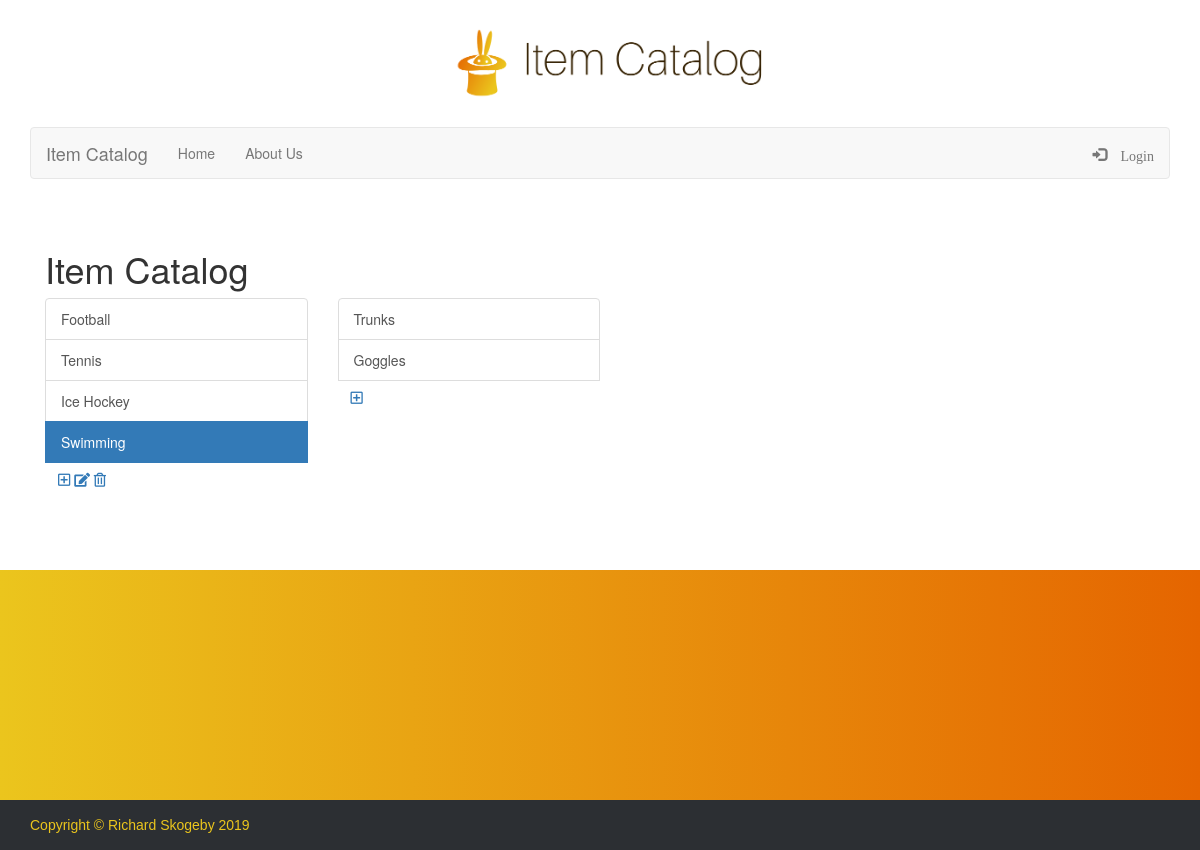
The app's page /category/4/ with its own data.
### item_catalog/models.py (models this page shows, shortened)
class Category(Base):
    __tablename__ = 'category'
    name = Column(String(80), nullable=False)
    id = Column(Integer, primary_key=True)
    user_id = Column(
        Integer, ForeignKey('user.id')
    )
    user = relationship(User)

class Item(Base):
    __tablename__ = 'item'
    name = Column(String(80), nullable=False)
    description = Column(String(800), nullable=False)
    category_id = Column(Integer, ForeignKey('category.id'))
    category = relationship(Category)
    id = Column(Integer, primary_key=True)
    user_id = Column(
        Integer, ForeignKey('user.id')
    )
    user = relationship(User)

### item_catalog/views.py (the view)
@app.route('/category/<int:categoryid>/')
def showCategory(categoryid):
    categories = session.query(Category).all()
    itemid = None
    items = session.query(Item).filter_by(category_id=categoryid).all()
    return render_template(
        'categorydisplay.html',
        categories=categories, categoryid=categoryid,
        items=items, itemid=itemid,
        login_session=login_session
    )

### item_catalog/templates/categorydisplay.html (shortened to what this page needs)
{% extends "index.html" %}
{% block snippet %}
<div class="col-lg-3">
    <div class="list-group">
        {% for item in items %}
        {% if categoryid != None and itemid != None and categoryid == item.category_id and itemid == item.id %}
        <a href="{{url_for('showItem', categoryid=item.category_id, itemid=item.id)}}" class="list-group-item active">{{item.name}}</a>
        {% else %}
        <a href="{{url_for('showItem', categoryid=item.category_id, itemid=item.id)}}" class="list-group-item">{{item.name}}</a>
        {% endif %}
        {% endfor %}
        <div class="btn">
            <a href={{url_for('newItem', categoryid=categoryid)}}>
            <i class="far fa-plus-square"></i>
        </div>
    </div>
</div>
{% endblock %}

### item_catalog/templates/categoriesmenu.html (shortened to what this page needs)
<div class="col-lg-3">
    <div class="list-group">
        {% for category in categories %}
        {% if categoryid != None and categoryid == category.id %}
        <a href="{{url_for('showCategory', categoryid=category.id)}}" class="list-group-item active">{{category.name}}</a>
        {% else %}
        <a href="{{url_for('showCategory', categoryid=category.id)}}" class="list-group-item">{{category.name}}</a>
        {% endif %}
        {% endfor %}
        <div class="btn">
            <a href={{url_for('newCategory')}}>
                <i class="far fa-plus-square"></i>
            {% if categoryid != None %}
            <a href={{url_for('editCategory', categoryid=categoryid)}}>
                <i class="fas fa-edit"></i>
            <a href={{url_for('deleteCategory', categoryid=categoryid)}}>
                <i class="far fa-trash-alt"></i>
            {% endif %}
        </div>
    </div>
</div>

### item_catalog/static/css/styles.css (style rules this page uses)
html { position: relative; min-height: 100%; }
.form-control, .btn { min-height: 38px; border-radius: 2px; }

### records on screen
Category: name "Football"
Category: name "Tennis"
Category: name "Ice Hockey"
Category: name "Swimming"
Item: name "Trunks"
Item: name "Goggles"
